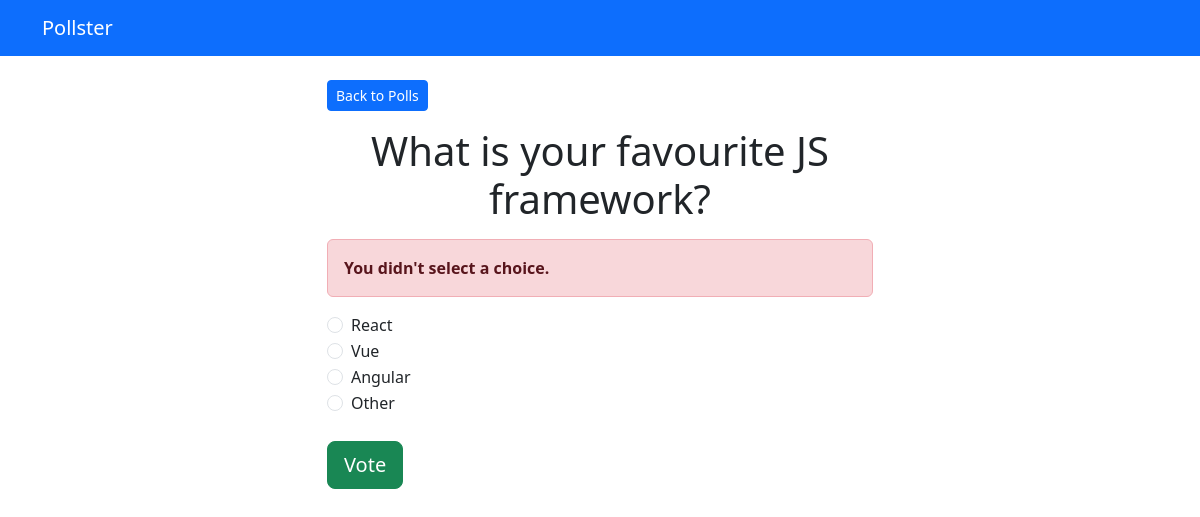
/polls/2/vote/, run on the app's committed database.
### polls/views.py (the view)
# urls.py: path('<int:question_id>/vote/', views.vote, name='vote'),
def vote(request, question_id):
    question = get_object_or_404(Question, pk=question_id)
    try:
        selected_choice = question.choice_set.get(pk=request.POST['choice'])
    except (KeyError, Choice.DoesNotExist):
        return render(request, 'polls/detail.html', {
            'question': question,
            'error_message': "You didn't select a choice.",
        })
    else:
        selected_choice.votes += 1
        selected_choice.save()
        return HttpResponseRedirect(reverse('polls:results', args=(question.id,)))

### templates/polls/detail.html (shortened to what this page needs)
{% extends 'base.html' %}
{% block content %}
<a href="{% url 'polls:index' %}" class="btn btn-primary btn-sm mb-3">Back to Polls</a>
<h1 class="text-center mb-3">{{ question.question_text }}</h1>
{% if error_message %}
<p class="alert alert-danger">
    <strong>{{ error_message }}</strong>
</p>
{% endif %}
<form action="{% url 'polls:vote' question.id %}" method="post">
    {% for choice in question.choice_set.all %}
        <div class="form-check">
            <input
                type="radio"
                name="choice"
                class="form-check-input"
                id="choice{{ forloop.counter }}"
                value="{{ choice.id }}" />
            <label for="choice{{ forloop.counter }}">{{ choice.choice_text }}</label>
        </div>
    {% endfor %}
    <input type="submit" value="Vote" class="btn btn-success btn-lg btn-block mt-4">
</form>
{% endblock %}

### data on the page
Question: question_text "What is your favourite JS framework?"
Choice: choice_text "React"
Choice: choice_text "Vue"
Choice: choice_text "Angular"
Choice: choice_text "Other"

### other printed values
{{ error_message }} "You didn't select a choice."
